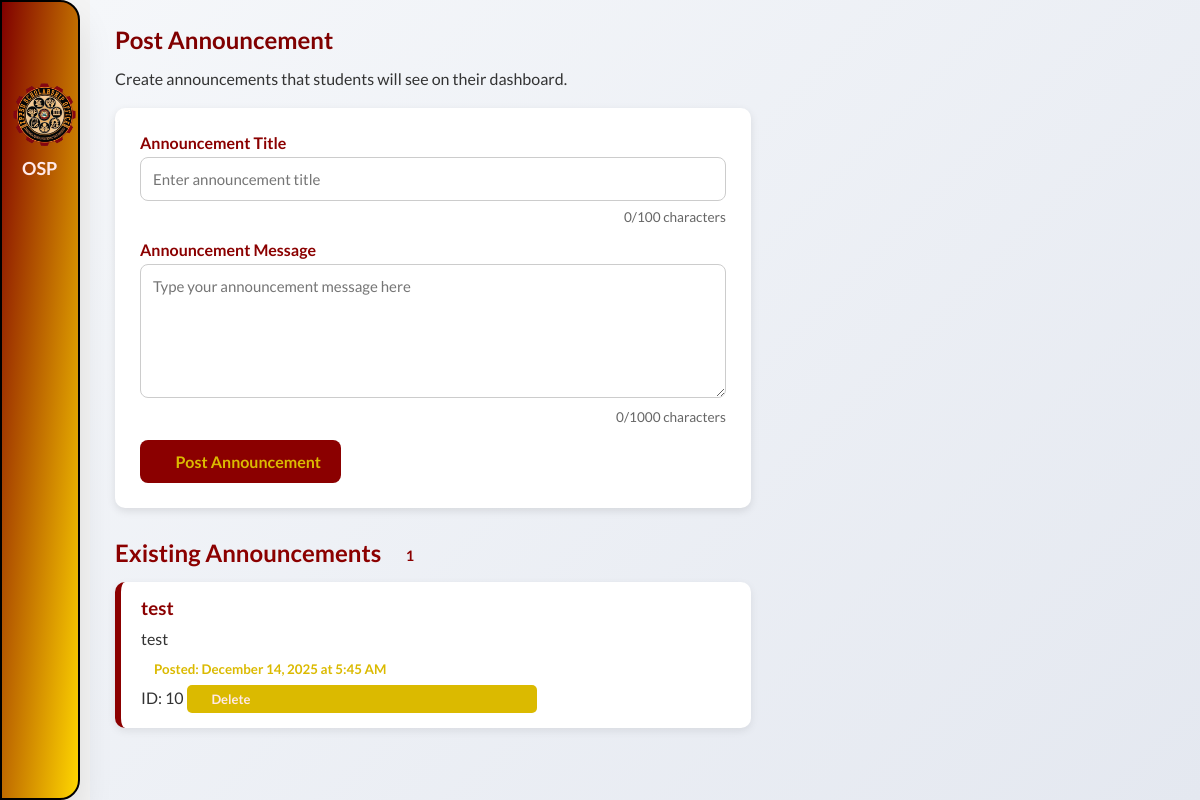
The page /views/announcement.php (signed in) on the database as committed earlier.
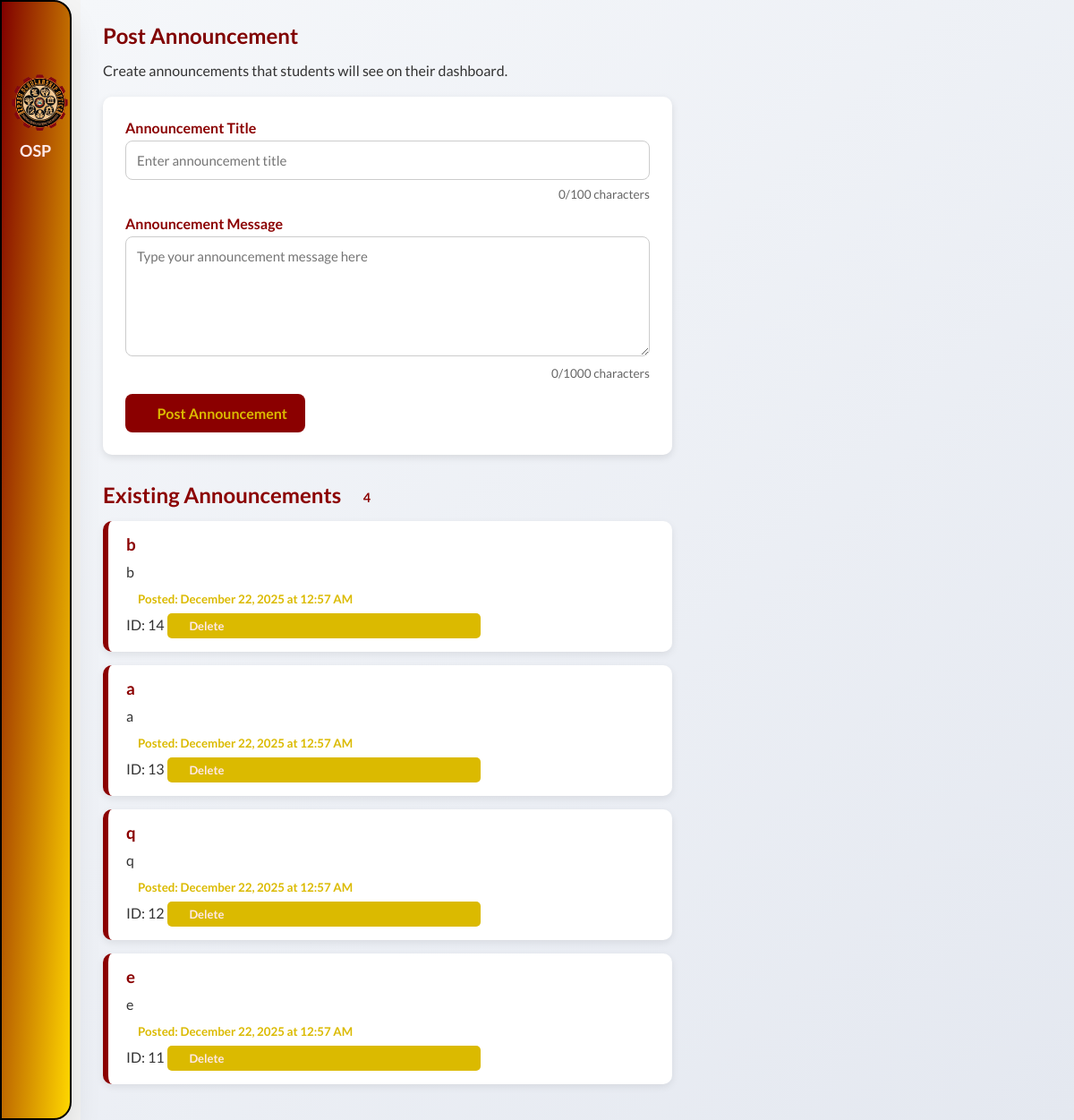
The same page on the database as committed later.
### tables this page shows
CREATE TABLE `announcements` (
  `id` int(11) NOT NULL,
  `title` varchar(255) NOT NULL,
  `message` text NOT NULL,
  `created_at` timestamp NOT NULL DEFAULT current_timestamp()
);

### views/announcement.php (the view, shortened to what this page needs)
<?php
include '../includes/session.php';
$annList = [];
try {
    $stmt = $pdo->query("SELECT * FROM announcements ORDER BY created_at DESC");
    $annList = $stmt->fetchAll(PDO::FETCH_ASSOC);
} catch (PDOException $e) {
    $message = "Failed to load announcements: " . $e->getMessage();
    $annList = [];
}
?>
<!DOCTYPE html>
<html lang="en">
<head>
    <link rel="stylesheet" href="../css/styles.css?v=<?php echo time(); ?>">
    <link rel="stylesheet" href="../css/dashboard.css?v=<?php echo time(); ?>">
    <link rel="stylesheet" href="../css/announcement.css?v=<?php echo time(); ?>">
</head>
<body>
    <nav class="stroke" id="sideNav">
        <ul>
            <li>
                <a href="#" class="logo">
                    <div style="display: flex; align-items: center;">
                        <img src="../assets/images/icons/scholarship_seal.png" alt="Scholarship Seal">
                    </div>
                    <span class="nav-item" style="margin-left: 10px;">OSP</span>
                </a>
            </li>
            <li><a href="./dashboard.php"><i class="fas fa-gauge"></i><span class="nav-item-2">Dashboard</span></a></li>
            <li><a href="./announcement.php" class="activea"><i class="fas fa-bullhorn"></i>
                    <span class="nav-item-2">Announcements</span></a>
            </li>
            <li><a href="./scholarship_form.php"><i class="fas fa-file"></i></a></li>
            <li><a href="./manage_dropdowns.php"><i class="fas fa-list"></i><span class="nav-item-2">Scholarship Settings</span></a></li>
            <li><a href="./applications.php"><i class="fas fa-folder"></i></a></li>
            <li><a href="./logs.php"><i class="fas fa-clipboard-list"></i><span class="nav-item-2">Logs</span></a></li>
            <li><a href="../auth/logout.php" class="logout"><i class="fas fa-right-from-bracket"></i>
                    <span class="nav-item-2">Logout</span></a></li>
        </ul>
        <button class="toggle-btn" onclick="toggleNav()">
            <i class="fas fa-bars" id="toggle-icon"></i>
        </button>
    </nav>
    <div class="content">
        <h1>Post Announcement</h1>
        <p>Create announcements that students will see on their dashboard.</p>
        <div class="form-box">
            <form method="POST">
                <label for="title">Announcement Title</label>
                <input type="text" name="title" id="title" required placeholder="Enter announcement title"
                    maxlength="100">
                <label for="content">Announcement Message</label>
                <textarea name="content" id="content" rows="6" required
                    placeholder="Type your announcement message here" maxlength="1000"></textarea>
                <button type="submit">
                    <i class="fas fa-paper-plane"></i> Post Announcement
                </button>
            </form>
        </div>
        <div class="announcement-list">
            <h2>Existing Announcements <span class="count-badge"><?= count($annList) ?></span></h2>
            <?php if (count($annList) === 0): ?>
                <p class="no-announcements">No announcements yet. Create your first announcement above!</p>
            <?php else: ?>
                <?php foreach ($annList as $index => $a): ?>
                    <div class="announcement-item">
                        <h3><?= htmlspecialchars($a['title'] ?? 'Untitled'); ?></h3>
                        <p><?= nl2br(htmlspecialchars($a['message'] ?? '')); ?></p>
                        <small>
                            <i class="fas fa-calendar-alt"></i>
                            Posted:
                            <?= isset($a['created_at']) ? date('F j, Y \a\t g:i A', strtotime($a['created_at'])) : 'Unknown date'; ?>
                        </small>
                        <div class="announcement-actions">
                            <span class="announcement-id">ID: <?= $a['id'] ?? 'N/A'; ?></span>
                            <a href="?delete_id=<?= $a['id'] ?? ''; ?>" class="delete-btn"
                                onclick="return confirm('Are you sure you want to delete this announcement? This action cannot be undone.');">
                                <i class="fas fa-trash"></i> Delete
                            </a>
                        </div>
                    </div>
                <?php endforeach; ?>
            <?php endif; ?>
        </div>
    </div>
</body>
</html>

Rows that differ between the two databases and show on the page:
removed announcements: title "test", message "test", created_at "December 14, 2025 at 5:45 AM", id "10"
added announcements: title "b", message "b", created_at "December 22, 2025 at 12:57 AM", id "14"
added announcements: title "a", message "a", created_at "December 22, 2025 at 12:57 AM", id "13"
added announcements: title "q", message "q", created_at "December 22, 2025 at 12:57 AM", id "12"
added announcements: title "e", message "e", created_at "December 22, 2025 at 12:57 AM", id "11"
Other text that changed with them:
count($annList): "1" → "4"
